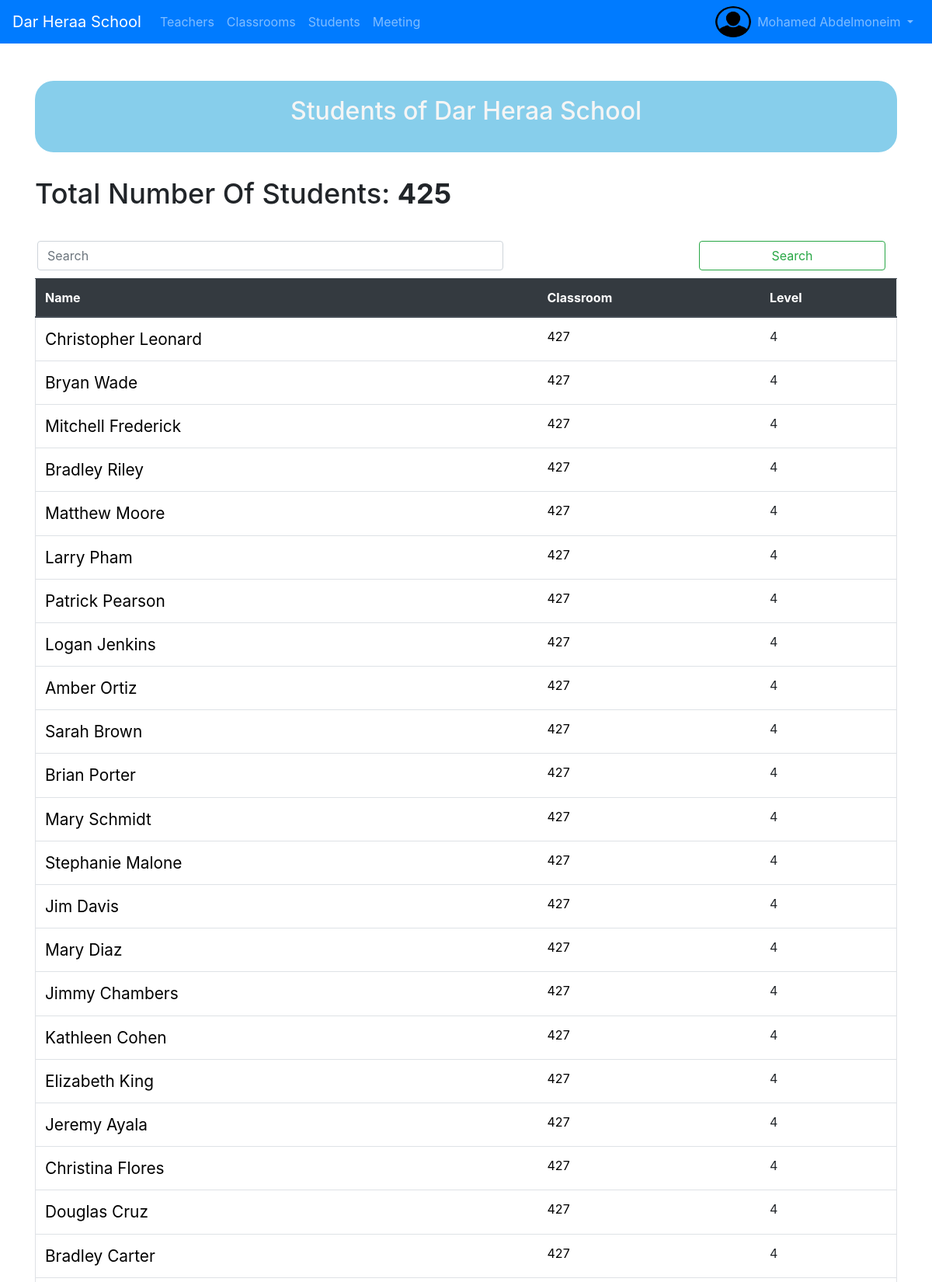
/school/students/ (signed in, upper part), run on the app's committed database.
### school/models.py (models this page shows, shortened)
class School(models.Model):
    name = models.CharField(max_length=64)
    classrooms_number = models.IntegerField(verbose_name="Number of classes",blank=True,null=True)
    teachers_number = models.IntegerField(verbose_name="Number of teachers in all school",blank=True,null=True)
    students_number = models.IntegerField(verbose_name="Number of students in all school",blank=True,null=True) # sum of students in all classes
    location = models.CharField(max_length=280)
    manager = models.CharField(max_length=50)

class Student(models.Model):
    user = models.OneToOneField(User,on_delete=models.CASCADE,null=True)
    national_ID = models.IntegerField(unique=True,blank=True,null=True)
    academic_number = models.IntegerField(unique=True)
    home_phone = models.IntegerField(blank=True,null=True)
    address = models.CharField(max_length=280)
    classroom = models.ForeignKey(Classroom,on_delete=models.CASCADE,related_name='students')
    birth_date = models.DateField(verbose_name='Date of birth')
    father = models.ForeignKey('school.Father',on_delete=models.CASCADE,null=True,blank=True)
    mother = models.ForeignKey('school.Mother',on_delete=models.CASCADE,null=True,blank=True)
    photo = models.ImageField(upload_to='students/',blank=True,null=True)
    gender = models.IntegerField(choices=GENDER_CHOICES)
    def __str__(self):
        name = '{} {}'.format(self.user.first_name,self.user.last_name)
        return name

class Classroom(models.Model):
    class_number = models.IntegerField(unique=True)
    levels = [
        ('1','1'),
        ('2','2'),
        ('3','3'),
        ('4','4'),
        ('5','5'),
        ('6','6'),
    ]
    level = models.TextField(max_length=2,choices=levels)
    class Meta:
        ordering = ['class_number']
    def __str__(self):
        return str(self.class_number)

### school/views.py (the view)
# urls.py: path('students/',views.StudentsListView.as_view(),name='students'),
class StudentsListView(UserPassesTestMixin,ListView):
    model  = Student
    queryset = Student.objects.all().order_by('classroom')
    context_object_name = 'students'
    def test_func(self):
        return self.request.user.is_staff
    def get_context_data(self, **kwargs):
        context = super().get_context_data(**kwargs)
        school = School.objects.first()
        school_name = school.name
        context['school'] = school_name
        return context

### school/templates/school/student_list.html (shortened to what this page needs)
{% extends 'school/base.html' %}
{%load static%}
{% block head %}
<link rel="stylesheet" href="{% static 'css/students.css' %}">
{% endblock %}
{%block body%}
<div class="container mt-5" id='container'>
<div id='students_header'>
<h2 class='mb-4'>Students of {{school}} </h2>
</div>
<h3 id='students_header_total_number'> Total Number Of Students: <b>{{students.count}}</b></h3>
<div id='search'>
    <div class="container-fluid">
          <input id='search-input' class="form-control me-2" type="search" placeholder="Search" aria-label="Search" >
          <button id='search-button' class="btn btn-outline-success" type="submit">Search</button>
      </div>
</div>
<div id='search-result'>
{%if students %}
<table id='students-table' class="table border">
    <thead class='thead-dark'>
        <th>Name</th>
        <th>Classroom</th>
        <th>Level</th>
    </thead>
    <tbody id='students-table-body'>
        {%for student in students%}
        <tr>
            <td class='student-name'><a href="{% url 'school:student_detail' student.pk %}">{{student | title}}</a></td>
            <td class="classroom"><a href="{% url 'school:classroom_detail' student.classroom.pk %}">{{student.classroom}}</a></td>
            <td>{{student.classroom.level}}</td>
        </tr>
        {%endfor%}
    </tbody>
</table>
{%else%}
<h2>Students of school will appear here.</h2>
{%endif%}
</div>
</div>
{%endblock%}

### school/templates/school/base.html (shortened to what this page needs)
{%load static%}
<!DOCTYPE html>
<html lang="en">
<head>
  <link rel="stylesheet" href="{% static 'css/bootstrap.min.css'%}">
  <link rel="stylesheet" href="{% static 'css/style.css'%}">
  <link rel="stylesheet" href="{% static 'css/footer.css'%}">
  {%block head%}{%endblock%}
</head>
<body>
  <nav class="navbar navbar-expand-md navbar-dark bg-primary">
    <a class="navbar-brand" href="{% url 'school:home' %}">{{school}}</a>
    <div class="collapse navbar-collapse" id="navbarSupportedContent">
    <ul class="navbar-nav mr-auto">
      {%if user.is_staff %}
      <li class="nav-item"> <a class="nav-link" href="{% url 'school:teachers' %}"> Teachers </a></li>
      <li class="nav-item"> <a class="nav-link" href="{% url 'school:classrooms' %}"> Classrooms </a></li>
      <li class="nav-item"> <a class="nav-link" href="{% url 'school:students' %}"> Students </a></li>
      <li class='nav-item'> <a class='nav-link' href="{% url 'school:meetings' %}"> Meeting </a> </li>
      {%endif%}
    </ul>
    {% if user.is_authenticated %}
    <div class="collapse navbar-collapse" id="mainMenu">
      <ul class="navbar-nav ml-auto">
        {%if user.is_staff.photo%}
        <li class='nav-item' style='padding:0;width:46px;'> <a class='nav-link' style="padding: 0;" href=""><img
              id='account-picture' src="{{user.student.photo.url}}" style='margin:0' width="46" height="40"></a></li>
        <li class="nav-item dropdown">
          <a class="nav-link dropdown-toggle" href="#" id="userMenu" data-toggle="dropdown" aria-haspopup="true"
            aria-expanded="false">
            {{ user.username }}</a>
          {%else%}
        <li class='nav-item' style='padding:0;width:46px;'> <a class='nav-link' style="padding: 0;" href=""><img
              id='account-picture' src="{%static 'default/avatar.png'%}" style='margin:0' width="46" height="40"></a>
        </li>
        <li class="nav-item dropdown">
          <a class="nav-link dropdown-toggle" href="#" id="userMenu" data-toggle="dropdown" aria-haspopup="true"
            aria-expanded="false">
            {{ user.first_name  | title}} {{ user.last_name  | title}} </a>
          {%endif%}
        </li>
      </ul>
    </div>
    {%else%}
    <form class="form-inline ml-auto">
      <a href="{%url 'accounts:login'%}" class="btn btn-warning ">Log in</a>
    </form>
    {%endif%}
    </div>
  </nav>
  {% block body%}{%endblock%}
</body>
</html>

### school/static/css/style.css (style rules this page uses)
body { user-select: none; }
#account-picture { border-radius: 50%; }

### school/static/css/footer.css (style rules this page uses)
html { position: relative; min-height: 100%; }
body { margin-bottom: 50px; }

### school/static/css/students.css (style rules this page uses)
body { margin-bottom: 60px; }
#search { width: 40%; float: right; margin-bottom: 10px; margin-top: 30px;; }
.student-name { font-size:1.3em; }
.student-name a { text-decoration:none; color:black; }
.classroom a { text-decoration:none; color:black; }
#search-button { display:inline-block; margin-right:0px; }
#search-input { width:80%; margin-left:0px; }
#students_header { background-color: skyblue; text-align: center; border-radius: 2vw; width:60%; margin-left:19%; padding: 10px; padding-top:20px; color: whitesmoke; }
@media screen and (min-width:576px) { #students_header { width:100%; margin-left:0px; margin-bottom: 2vh; } }
@media screen and (min-width:576px) { #search-input { position:absolute; left:5.5vw; width:50vw; } }
@media screen and (min-width:576px) { #search-button { float:right; width:20vw } }
@media screen and (min-width:576px) { #students_header_total_number { font-size:3vw; margin-top: 4vh; } }
@media screen and (min-width:768px) { #students_header_total_number { font-size:3vw; } }
@media screen and (min-width:992px) { #search-input { left:3.2vw; } }
@media screen and (min-width:1200px) { #search-input { left:4vw; } }

### data on the page
School: name "Dar Heraa School"
Student: user.last_name "Christopher Leonard", classroom "427", classroom.level "4"
Student: user.last_name "Bryan Wade", classroom "427", classroom.level "4"
Student: user.last_name "Mitchell Frederick", classroom "427", classroom.level "4"
Student: user.last_name "Bradley Riley", classroom "427", classroom.level "4"
Student: user.last_name "Matthew Moore", classroom "427", classroom.level "4"
Student: user.last_name "Larry Pham", classroom "427", classroom.level "4"
Student: user.last_name "Patrick Pearson", classroom "427", classroom.level "4"
Student: user.last_name "Logan Jenkins", classroom "427", classroom.level "4"
Student: user.last_name "Amber Ortiz", classroom "427", classroom.level "4"
Student: user.last_name "Sarah Brown", classroom "427", classroom.level "4"
Student: user.last_name "Brian Porter", classroom "427", classroom.level "4"
Student: user.last_name "Mary Schmidt", classroom "427", classroom.level "4"
Student: user.last_name "Stephanie Malone", classroom "427", classroom.level "4"
Student: user.last_name "Jim Davis", classroom "427", classroom.level "4"
Student: user.last_name "Mary Diaz", classroom "427", classroom.level "4"
Student: user.last_name "Jimmy Chambers", classroom "427", classroom.level "4"
Student: user.last_name "Kathleen Cohen", classroom "427", classroom.level "4"
Student: user.last_name "Elizabeth King", classroom "427", classroom.level "4"
Student: user.last_name "Jeremy Ayala", classroom "427", classroom.level "4"
Student: user.last_name "Christina Flores", classroom "427", classroom.level "4"
Student: user.last_name "Douglas Cruz", classroom "427", classroom.level "4"
Student: user.last_name "Bradley Carter", classroom "427", classroom.level "4"

### other printed values
{{ user.first_name  | title }} "Mohamed"
{{ user.last_name  | title }} "Abdelmoneim"
{{ students.count }} "425"
